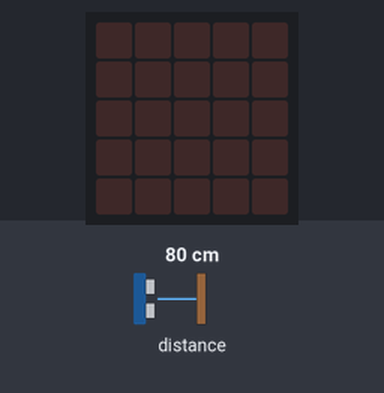
A program run on a simulated BBC micro:bit (MakeCode). Parts: the board's 5×5 LED display. The test bench sets the inputs (shaded band); at power-on: distance to the obstacle 80 cm.

Above: at 1.2 s.
1.3 s: distance to the obstacle set to 2 cm
At 2.1 s:
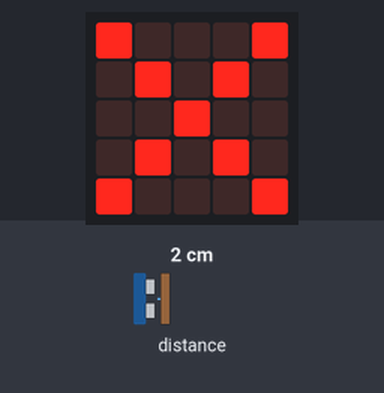
4.3 s: distance to the obstacle set to 18 cm
At 5.6 s:
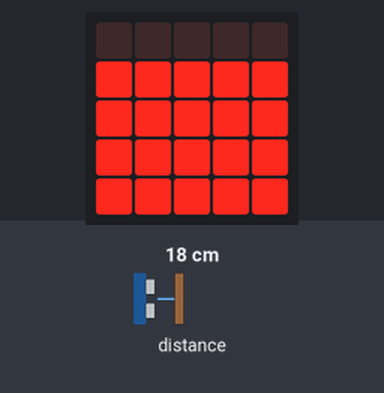
6.2 s: distance to the obstacle set to 4 cm
At 7.2 s:
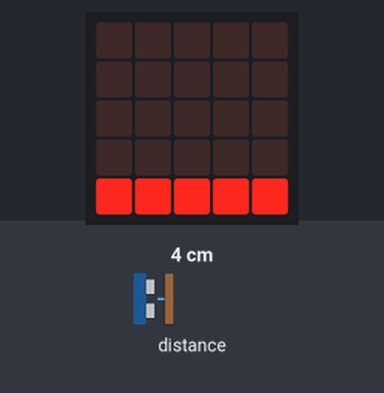
9.2 s: distance to the obstacle set to 35 cm
Timing chart, 0 to 11.9 s (numbered marks = the images above; inputs shaded):
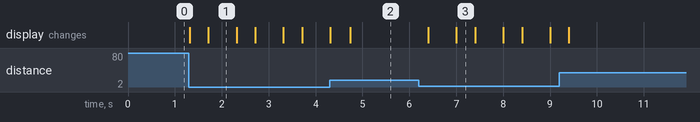

Measured:
- after the input at 1.3 s, the display: first changes at once (image 1 shows a later state)
- after the input at 4.3 s, the display: first differs from a run without the input after 0.44 s (image 2)
- after the input at 6.2 s, the display: first changes after 0.20 s (image 3 shows a later state)
- what the display in image 1 shows lasts 0.6 s, from 1.7 s to 2.3 s
- what the display in image 3 shows lasts 0.4 s, from 7.0 s to 7.4 s

The program:

main.ts
```typescript
let distance = 0
basic.forever(function () {
    distance = sonar.ping(
    DigitalPin.P0,
    DigitalPin.P1,
    PingUnit.Centimeters
    )
    if (distance < 10) {
        basic.showLeds(`
            . . . . .
            . . . . .
            . . . . .
            . . . . .
            # # # # #
            `)
    } else if (distance == 10 && distance <= 15) {
        basic.showLeds(`
            . . . . .
            . . . . .
            . . . . .
            # # # # #
            # # # # #
            `)
    } else if (distance == 15 && distance <= 15) {
        basic.showLeds(`
            . . . . .
            . . . . .
            # # # # #
            # # # # #
            # # # # #
            `)
    } else if (distance < 20 && distance <= 25) {
        basic.showLeds(`
            . . . . .
            # # # # #
            # # # # #
            # # # # #
            # # # # #
            `)
    } else if (distance == 25 && distance <= 30) {
        basic.showLeds(`
            # # # # #
            # # # # #
            # # # # #
            # # # # #
            # # # # #
            `)
    } else {

    }
})
basic.forever(function () {
    distance = sonar.ping(
    DigitalPin.P0,
    DigitalPin.P1,
    PingUnit.Centimeters
    )
    if (distance < 10) {
        basic.showIcon(IconNames.No)
    } else if (false) {
        basic.showIcon(IconNames.Yes)
    }
})
```

test.ts
```typescript
// les tests vont ici ; cela ne sera pas compilé si ce paquet est utilisé en tant qu'extension.
```
